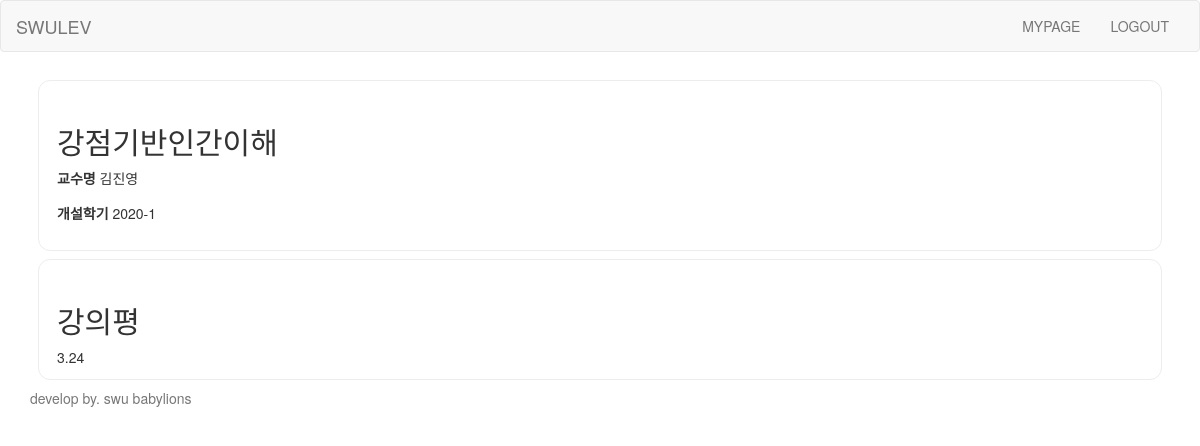
Page /detail/HH01002-01/ on the earlier database version.
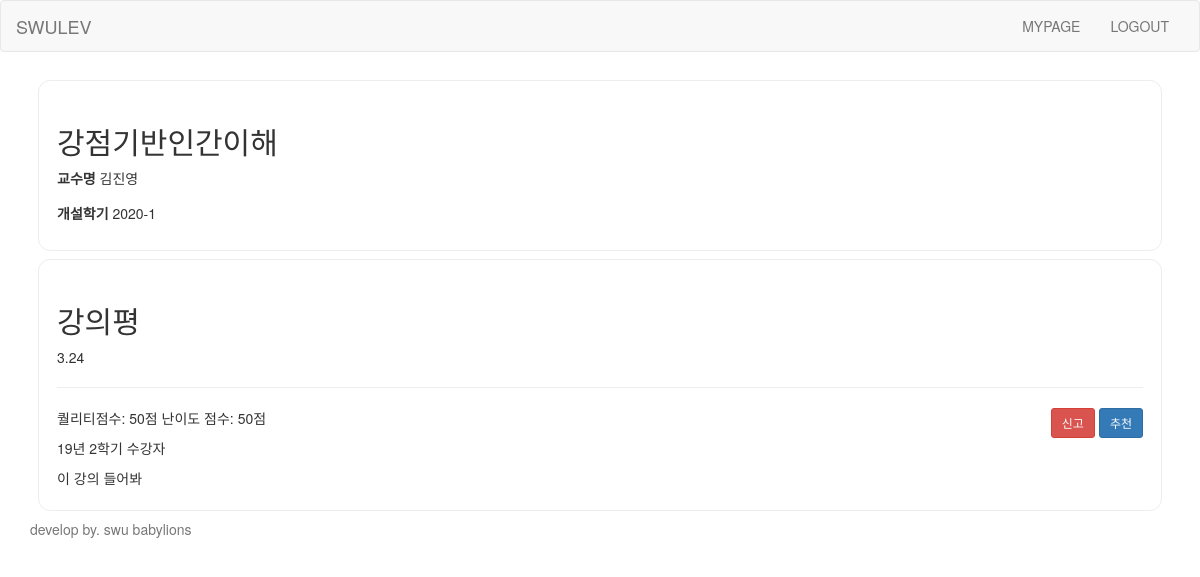
Same page on the later database version.
### swuapp/models.py (models this page shows, shortened)
class Board(models.Model):
    content = models.TextField()
    quality = models.IntegerField()
    challenge = models.IntegerField()
    recommend = models.IntegerField()
    user = models.ForeignKey('Student_User', on_delete=models.CASCADE, related_name='user_id')
    lecture = models.ForeignKey('Lecture', on_delete=models.CASCADE, related_name='lecture')

### swuapp/views.py (the view)
# urls.py: path('detail/<lectureid>/', detail, name='detail'),
def detail(request, lectureid):
    current_lecture = get_object_or_404(Lecture, pk=lectureid)
    boards = Board.objects.filter(lecture = current_lecture)
    return render(request, 'detail.html', {'current_lecture' : current_lecture, 'boards': boards})

### swuapp/templates/detail.html (shortened to what this page needs)
{% extends 'base.html' %}
{% block content %}
<div class="lecture-detail">
  <h2>{{current_lecture.lecturename}}</h2>
  <p>
    <label>교수명</label>
    <span>{{current_lecture.professor}}</span>
  </p>
  <p class="semesters">
    <label>개설학기</label>
    <span>{{current_lecture.semester}}</span>
  </p>
</div>
<div class="detail-article">
  <h2>강의평</h2>
  <div class="rating">
    <div class="rate">
      <span>
        <span class="value">3.24</span>
      </span>
    </div>
  </div>
  {% for b in boards %}
    <div class="articles">
      <hr>
      <article>
        <button type="button" class="btn btn-sm btn-primary" id="detailbt">추천</button>
        <button type="button" class="btn btn-sm btn-danger">신고</button>
        <p class="rate">
          <span class="quality-star">
            <span class="on" style="width: 100%;">퀄리티점수: {{b.quality}}점</span>
          </span>
          <span class="level-star">
            <span class="on" style="width: 100%;">난이도 점수: {{b.challenge}}점</span>
          </span>
        </p>
        <p class="info">
          <span class="semester">19년 2학기 수강자</span>
        </p>
        <p class="text">{{b.content}}</p>
      </article>
    </div>
  {% endfor %}
</div>
{% endblock %}

Differences in the rows shown:
added Board: quality "50", challenge "50", content "이 강의 들어봐"
